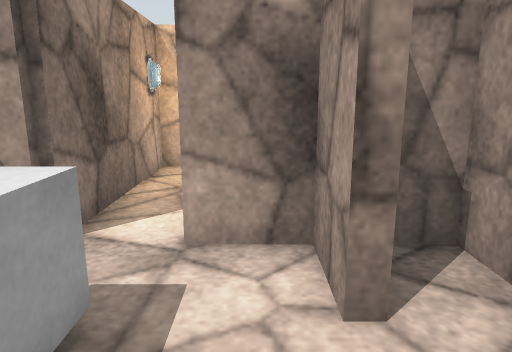
View 1 (above)

13 first-person views from a walk through a robot-simulator world made for Gazebo. The camera is 1 m above the floor, tilts 12° down and sees 70° across. The floor is counted in squares, 0.5 m on a side. Each view is taken from the middle of a square. On the plan, view 1 faces up. The plan holds only what a view shows up to about 19 squares ahead; the rest is blank. The place goes on beyond the plan. Some stock models are drawn as simple stand-ins. Surface patterns are stand-ins for the level's own textures.

View 2
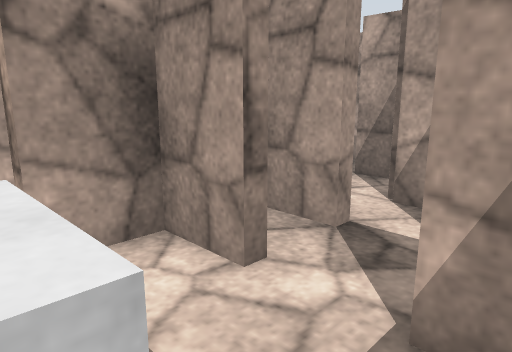

View 3
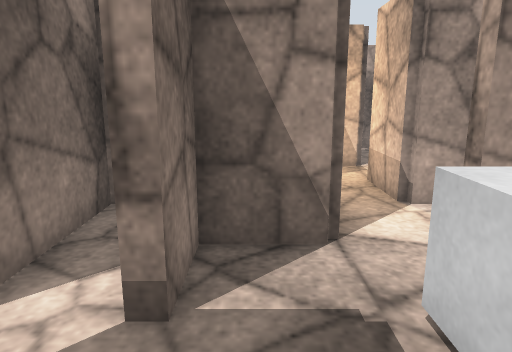

View 4
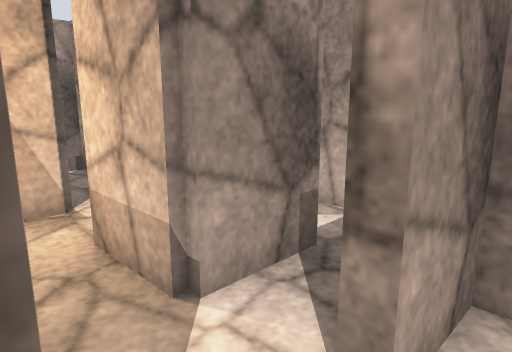

View 5
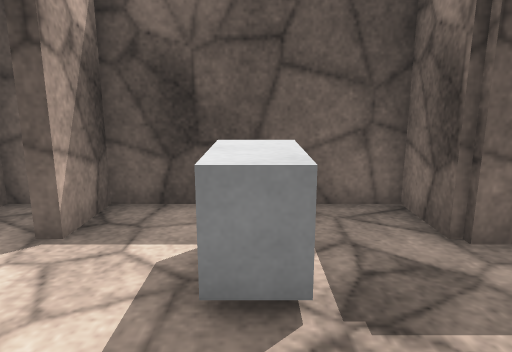

View 6
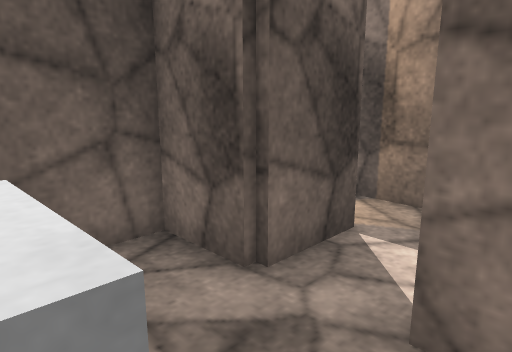

View 7
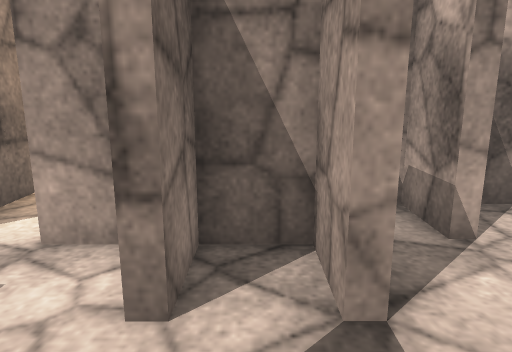

View 8
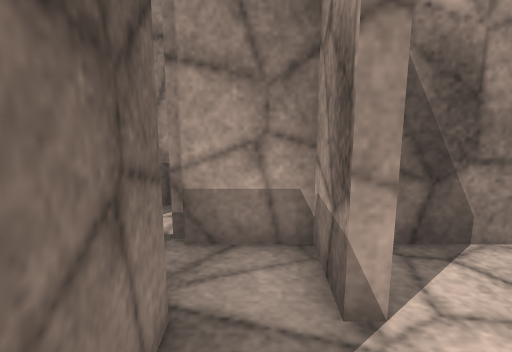

View 9
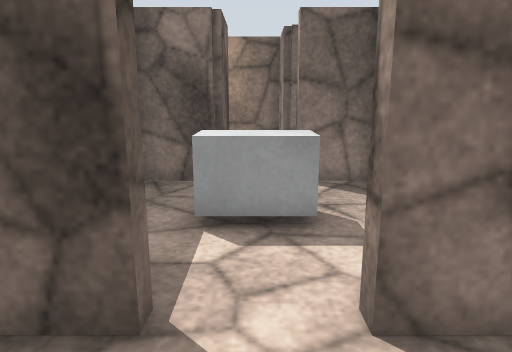

View 10
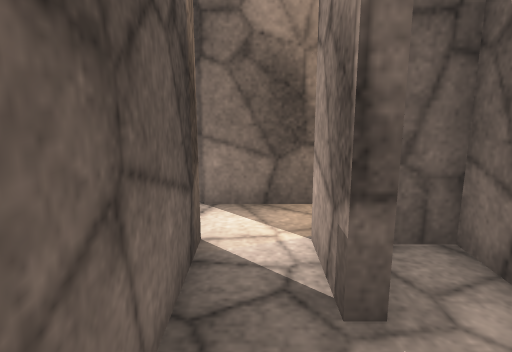

View 11
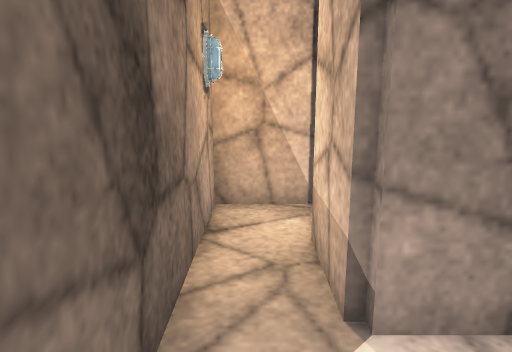

View 12
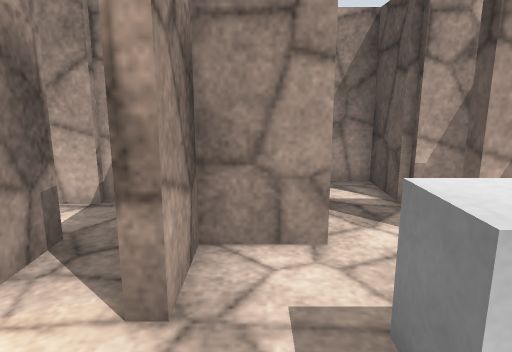

View 13
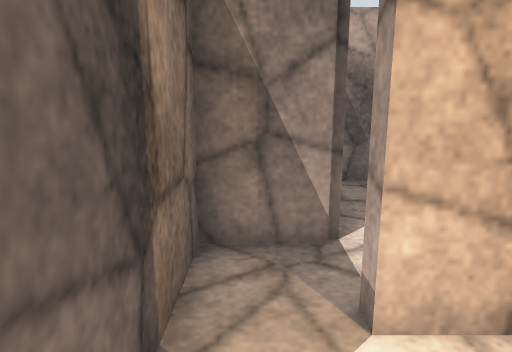

### Floor plan
Ten units are one square. View 1 is at (0, 0); x grows to the right and y downward. Boxes are objects, and circles mark ways between rooms. Rooms are numbered by the first view taken in them; rooms with no view inside come last. Other rooms are left out.
<svg viewBox="-95 -113 170 128">
<path fill="none" stroke="#000" d="M-48 -12 -48 8 8 8 8 -10M-28 -48 -48 -48 -48 -30 -52 -30M8 -30 8 -48 -10 -48M-10 -48 -10 -52 32 -52M10 -68 -12 -68 -12 -90M-9 -108 -28 -108 -28 -48M28 -30 28 -48 12 -48 12 -30 8 -30M8 -10 12 -10 12 2M23 8 28 8 28 -12M32 -30 28 -30M28 -12 48 -12 48 -30M48 -50 48 -68 28 -68M-88 -4 -88 10M52 -50 48 -50M32 -52 32 -30M68 -40 68 -50M10 -72 10 -68M4 -88 -8 -88 -8 -79M28 -68 28 -81M-51 -68 -68 -68 -68 -28M-70 -12 -48 -12M-68 -28 -88 -28 -88 -4M-70 -8 -70 -12"/>
<rect x="-35" y="-35" width="30" height="30" fill="#bbb"><title>grey box</title></rect>
<circle cx="-20" cy="-50" r="3" fill="#2a7"/>
<circle cx="10" cy="-25" r="3" fill="#2a7"/>
<circle cx="-50" cy="-25" r="3" fill="#2a7"/>
<circle cx="30" cy="-60" r="3" fill="#2a7"/>
<circle cx="20" cy="-70" r="3" fill="#2a7"/>
<circle cx="30" cy="-25" r="3" fill="#2a7"/>
<circle cx="40" cy="-45" r="3" fill="#2a7"/>
<circle cx="-80" cy="-10" r="3" fill="#2a7"/>
<circle cx="-60" cy="-45" r="3" fill="#2a7"/>
<circle cx="-70" cy="-20" r="3" fill="#2a7"/>
<text x="-20" y="-20">1</text>
<text x="-20" y="-70">2</text>
<text x="20" y="-20">3</text>
<text x="30" y="-30">4</text>
<text x="30" y="-60">5</text>
<text x="-90" y="10">6</text>
<text x="50" y="-50">7</text>
<text x="10" y="-80">8</text>
<text x="-60" y="-50">9</text>
<text x="-60" y="-20">10</text>
<text x="-80" y="-20">11</text>
</svg>
Room 1 opens to room 2. Room 1 opens to room 3. Room 1 opens to room 10. Room 2 opens to room 5. Room 2 opens to room 8. Room 3 opens to room 4. Room 4 opens to room 7. Room 6 opens to room 11. Room 9 opens to room 10. Room 10 opens to room 11.

Where each view was taken, in squares from view 1:
view 1: 0 up, 0 right, facing up
view 2: 0 up, 2 left, facing up-right
view 3: 0 up, 4 left, facing up
view 4: 4 up, 3 left, facing up-right
view 5: 6 up, 2 left, facing down
view 6: 4 up, 2 left, facing down-left
view 7: 0 up, 2 right, facing up
view 8: 2 up, 4 right, facing up
view 9: 2 up, 4 right, facing left
view 10: 6 up, 4 right, facing left
view 11: 4 up, 2 left, facing up
view 12: 4 up, 4 left, facing right
view 13: 2 down, 8 left, facing up
